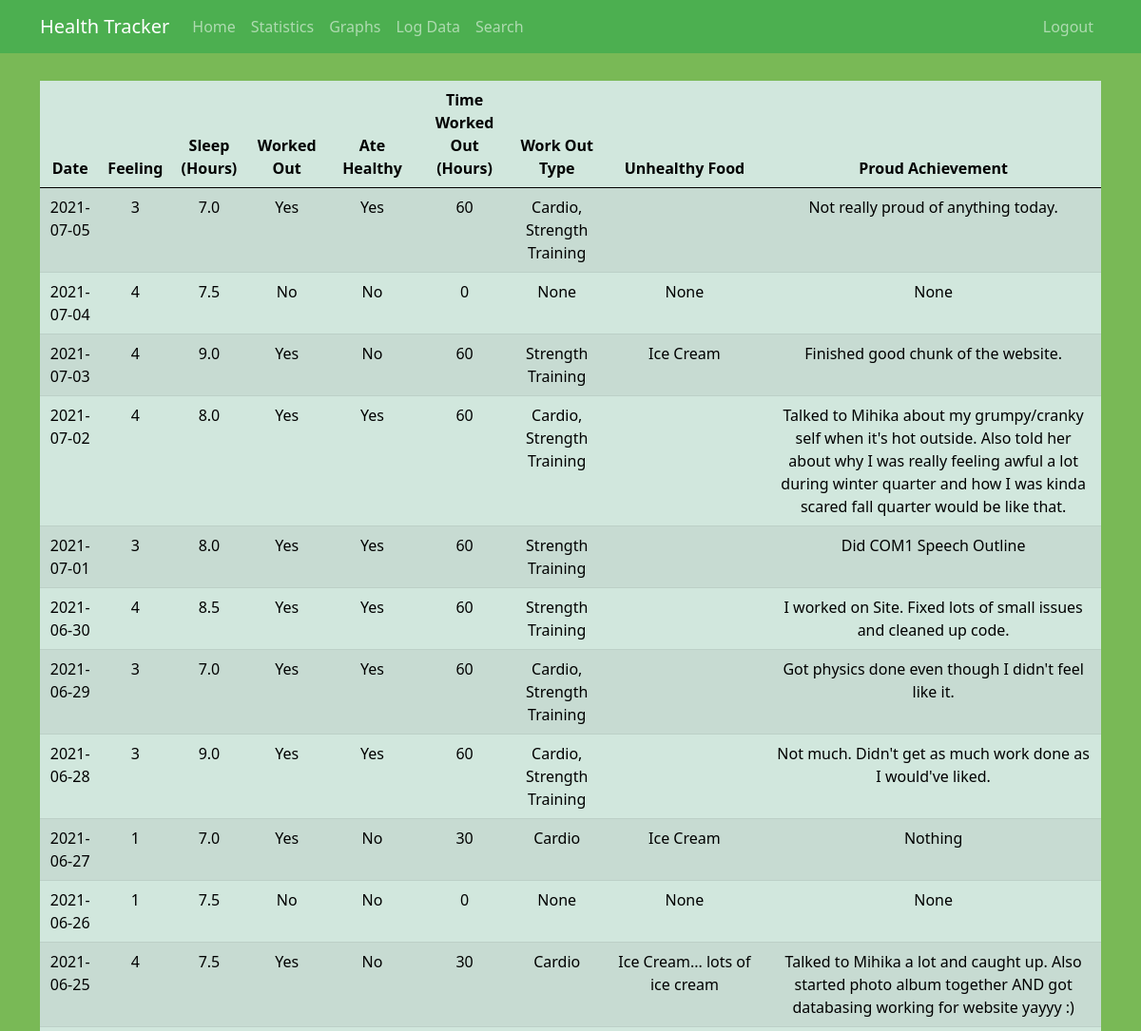
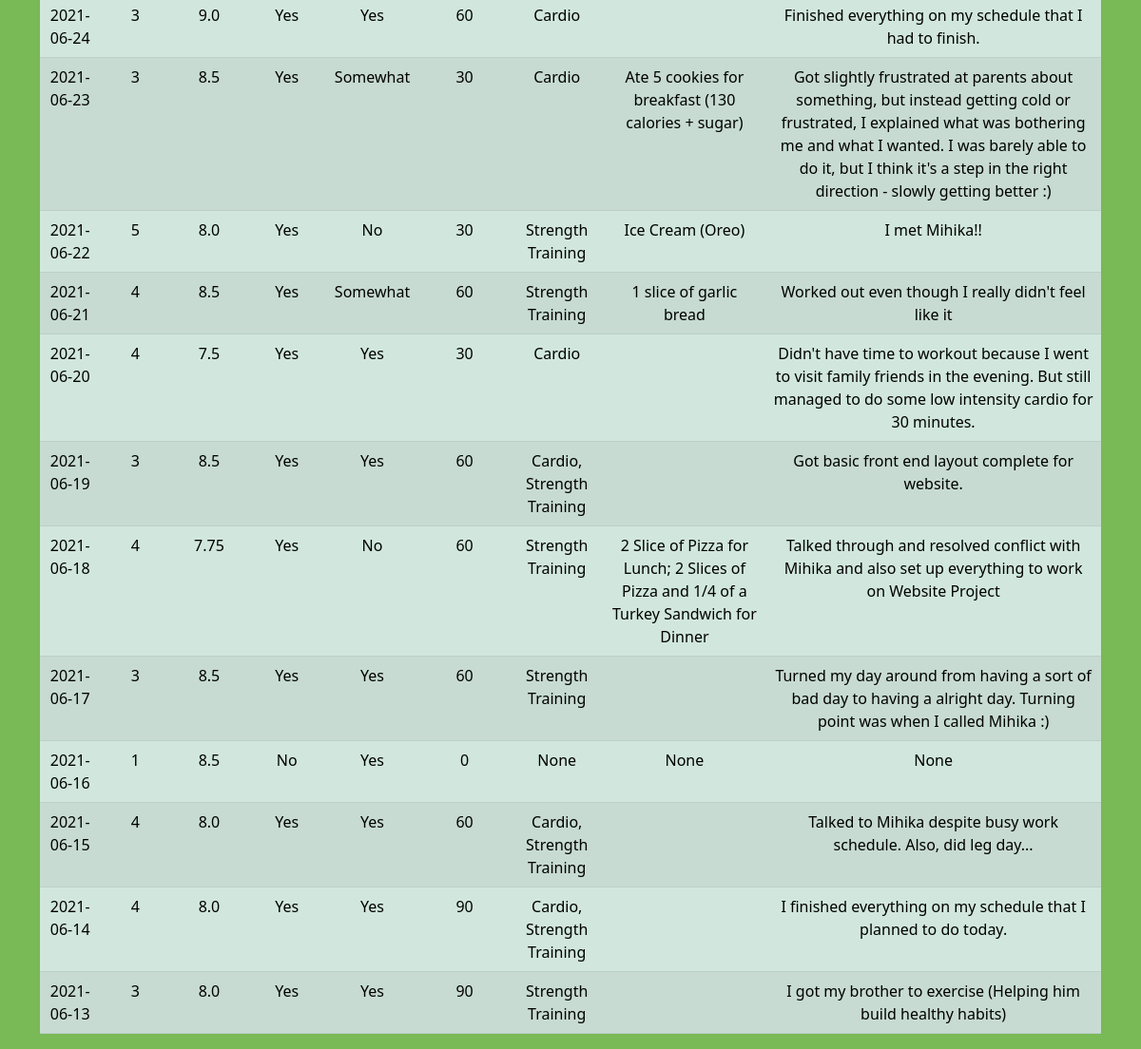
The app's page /stats (signed in) with its own data (2 pictures, top to bottom).
### main.py (models this page shows, shortened)
class Stats(db.Model):
    id = db.Column(db.Integer, primary_key=True)
    overall_feeling = db.Column(db.Integer, nullable=False)
    time_slept = db.Column(db.Float, nullable=False)
    worked_out = db.Column(db.Boolean, nullable=False)
    ate_healthy = db.Column(db.String(100), nullable=False)
    time_worked_out = db.Column(db.Integer, nullable=False)
    workout_type = db.Column(db.String(100), nullable=False)
    unhealthy_food = db.Column(db.String(500), nullable=False)
    proud_achievement = db.Column(db.String(2000), nullable=False)
    date_logged = db.Column(db.DateTime, nullable=False, default=datetime.utcnow)
    user_id = db.Column(db.Integer, db.ForeignKey('user.id'), nullable=False)

### main.py (the view)
@app.route("/stats")
def stats():
    if "username" not in session:
        flash(f'You are not logged in!', 'danger')
        return redirect(url_for('home'))
    table = list()
    user = User.query.filter_by(username=session["username"]).first()
    for entry in user.stats:
        row = list()
        row.append(str(entry.date_logged).split()[0])
        row.append(entry.overall_feeling)
        row.append(entry.time_slept)
        row.append("Yes" if entry.worked_out else "No")
        row.append(entry.ate_healthy)
        row.append(entry.time_worked_out)
        row.append(entry.workout_type)
        row.append(entry.unhealthy_food)
        row.append(entry.proud_achievement)
        table.append(row)
    return render_template("stats.html", table=table[::-1])

### templates/stats.html (shortened to what this page needs)
{% extends "base.html" %}
{% block content %}
<div class="shift">
  <table class="table table-success table-striped table-hover">
    <thead>
      <tr>
        <th scope="col">Date</th>
        <th scope="col">Feeling</th>
        <th scope="col">Sleep (Hours)</th>
        <th scope="col">Worked Out</th>
        <th scope="col">Ate Healthy</th>
        <th scope="col">Time Worked Out (Hours)</th>
        <th scope="col">Work Out Type</th>
        <th scope="col">Unhealthy Food</th>
        <th scope="col">Proud Achievement</th>
      </tr>
    </thead>
    <tbody>
      {% for row in table %}
      <tr>
        {% for cell in row %}
          <td> {{cell}} </td>
        {% endfor %}
      {% endfor %}
    </tbody>
  </table>
</div>
{% endblock %}

### templates/base.html (shortened to what this page needs)
<!DOCTYPE html>
<html>
	<head>
		<link href="https://cdn.jsdelivr.net/npm/bootstrap@5.0.1/dist/css/bootstrap.min.css" rel="stylesheet">
		<link rel= "stylesheet" type= "text/css" href= "{{ url_for('static',filename='main.css') }}">
	</head>
	<body style="background-color:#79b956;text-align:center">
      	<nav class="navbar navbar-expand-md navbar-dark bg-steel fixed-top">
        	<div class="container">
          		<a class="navbar-brand" href="/">Health Tracker</a>
          		<div class="navbar-collapse navbar-nav">
          			<a class="nav-item nav-link" href="/home">Home</a>
      			    {% if session["username"] %}
				        <a class="nav-item nav-link" href="/stats">Statistics</a>
				        <a class="nav-item nav-link" href="/graphs">Graphs</a>
				        <a class="nav-item nav-link" href="/log_data">Log Data</a>
				        <a class="nav-item nav-link" href="/search">Search</a>
				    {% endif %}
          		</div>
          		<div class="navbar-nav">
          			{% if session["username"] %}
				        <a class="nav-item nav-link" href="/logout">Logout</a>
				    {% else %}
				        <a class="nav-item nav-link" href="/login">Login</a>
	      				<a class="nav-item nav-link" href="/register">Register</a>
				    {% endif %}
          		</div>
        	</div>
      	</nav>
	    <main role="main" class="container">
	      	<div class="content-block">
	        	<div>
	        		{% block content %}{% endblock %}
          		</div>
  			</div>
	    </main>
	</body>
</html>

### static/main.css (style rules this page uses)
.content-block { animation: transitionIn 0.75s; }
.bg-steel { background-color: #4CAF50; }
.navbar-nav .nav-link { color: #cbd5db; position: relative; }

### templates/stats.html (style rules this page uses)
.shift { position: relative; margin-top: 85px }

### records on screen
Stats: row "2021-07-05" "3" "Yes" "60", time_slept "7.0", ate_healthy "Yes", workout_type "Cardio, Strength Training", proud_achievement "Not really proud of anything today."
Stats: row "2021-07-04" "4" "No" "0", time_slept "7.5", ate_healthy "No", workout_type "None", unhealthy_food "None", proud_achievement "None"
Stats: row "2021-07-03" "4" "Yes" "60", time_slept "9.0", ate_healthy "No", workout_type "Strength Training", unhealthy_food "Ice Cream", proud_achievement "Finished good chunk of the website."
Stats: row "2021-07-02" "4" "Yes" "60", time_slept "8.0", ate_healthy "Yes", workout_type "Cardio, Strength Training", proud_achievement "Talked to Mihika about my grumpy/cranky self when it's hot outside. Also told her about why I was really feeling awful a lot during winter quarter and how I was kinda scared fall quarter would be like that."
Stats: row "2021-07-01" "3" "Yes" "60", time_slept "8.0", ate_healthy "Yes", workout_type "Strength Training", proud_achievement "Did COM1 Speech Outline"
Stats: row "2021-06-30" "4" "Yes" "60", time_slept "8.5", ate_healthy "Yes", workout_type "Strength Training", proud_achievement "I worked on Site. Fixed lots of small issues and cleaned up code."
Stats: row "2021-06-29" "3" "Yes" "60", time_slept "7.0", ate_healthy "Yes", workout_type "Cardio, Strength Training", proud_achievement "Got physics done even though I didn't feel like it."
Stats: row "2021-06-28" "3" "Yes" "60", time_slept "9.0", ate_healthy "Yes", workout_type "Cardio, Strength Training", proud_achievement "Not much. Didn't get as much work done as I would've liked."
Stats: row "2021-06-27" "1" "Yes" "30", time_slept "7.0", ate_healthy "No", workout_type "Cardio", unhealthy_food "Ice Cream", proud_achievement "Nothing"
Stats: row "2021-06-26" "1" "No" "0", time_slept "7.5", ate_healthy "No", workout_type "None", unhealthy_food "None", proud_achievement "None"
Stats: row "2021-06-25" "4" "Yes" "30", time_slept "7.5", ate_healthy "No", workout_type "Cardio", unhealthy_food "Ice Cream... lots of ice cream", proud_achievement "Talked to Mihika a lot and caught up. Also started photo album together AND got databasing working for website yayyy :)"
Stats: row "2021-06-24" "3" "Yes" "60", time_slept "9.0", ate_healthy "Yes", workout_type "Cardio", proud_achievement "Finished everything on my schedule that I had to finish."
Stats: row "2021-06-23" "3" "Yes" "30", time_slept "8.5", ate_healthy "Somewhat", workout_type "Cardio", unhealthy_food "Ate 5 cookies for breakfast (130 calories + sugar)", proud_achievement "Got slightly frustrated at parents about something, but instead getting cold or frustrated, I explained what was bothering me and what I wanted. I was barely able to do it, but I think it's a step in the right direction - slowly getting better :)"
Stats: row "2021-06-22" "5" "Yes" "30", time_slept "8.0", ate_healthy "No", workout_type "Strength Training", unhealthy_food "Ice Cream (Oreo)", proud_achievement "I met Mihika!!"
Stats: row "2021-06-21" "4" "Yes" "60", time_slept "8.5", ate_healthy "Somewhat", workout_type "Strength Training", unhealthy_food "1 slice of garlic bread", proud_achievement "Worked out even though I really didn't feel like it"
Stats: row "2021-06-20" "4" "Yes" "30", time_slept "7.5", ate_healthy "Yes", workout_type "Cardio", proud_achievement "Didn't have time to workout because I went to visit family friends in the evening. But still managed to do some low intensity cardio for 30 minutes."
Stats: row "2021-06-19" "3" "Yes" "60", time_slept "8.5", ate_healthy "Yes", workout_type "Cardio, Strength Training", proud_achievement "Got basic front end layout complete for website."
Stats: row "2021-06-18" "4" "Yes" "60", time_slept "7.75", ate_healthy "No", workout_type "Strength Training", unhealthy_food "2 Slice of Pizza for Lunch; 2 Slices of Pizza and 1/4 of a Turkey Sandwich for Dinner", proud_achievement "Talked through and resolved conflict with Mihika and also set up everything to work on Website Project"
Stats: row "2021-06-17" "3" "Yes" "60", time_slept "8.5", ate_healthy "Yes", workout_type "Strength Training", proud_achievement "Turned my day around from having a sort of bad day to having a alright day. Turning point was when I called Mihika :)"
Stats: row "2021-06-16" "1" "No" "0", time_slept "8.5", ate_healthy "Yes", workout_type "None", unhealthy_food "None", proud_achievement "None"
Stats: row "2021-06-15" "4" "Yes" "60", time_slept "8.0", ate_healthy "Yes", workout_type "Cardio, Strength Training", proud_achievement "Talked to Mihika despite busy work schedule. Also, did leg day..."
Stats: row "2021-06-14" "4" "Yes" "90", time_slept "8.0", ate_healthy "Yes", workout_type "Cardio, Strength Training", proud_achievement "I finished everything on my schedule that I planned to do today."
Stats: row "2021-06-13" "3" "Yes" "90", time_slept "8.0", ate_healthy "Yes", workout_type "Strength Training", proud_achievement "I got my brother to exercise (Helping him build healthy habits)"
